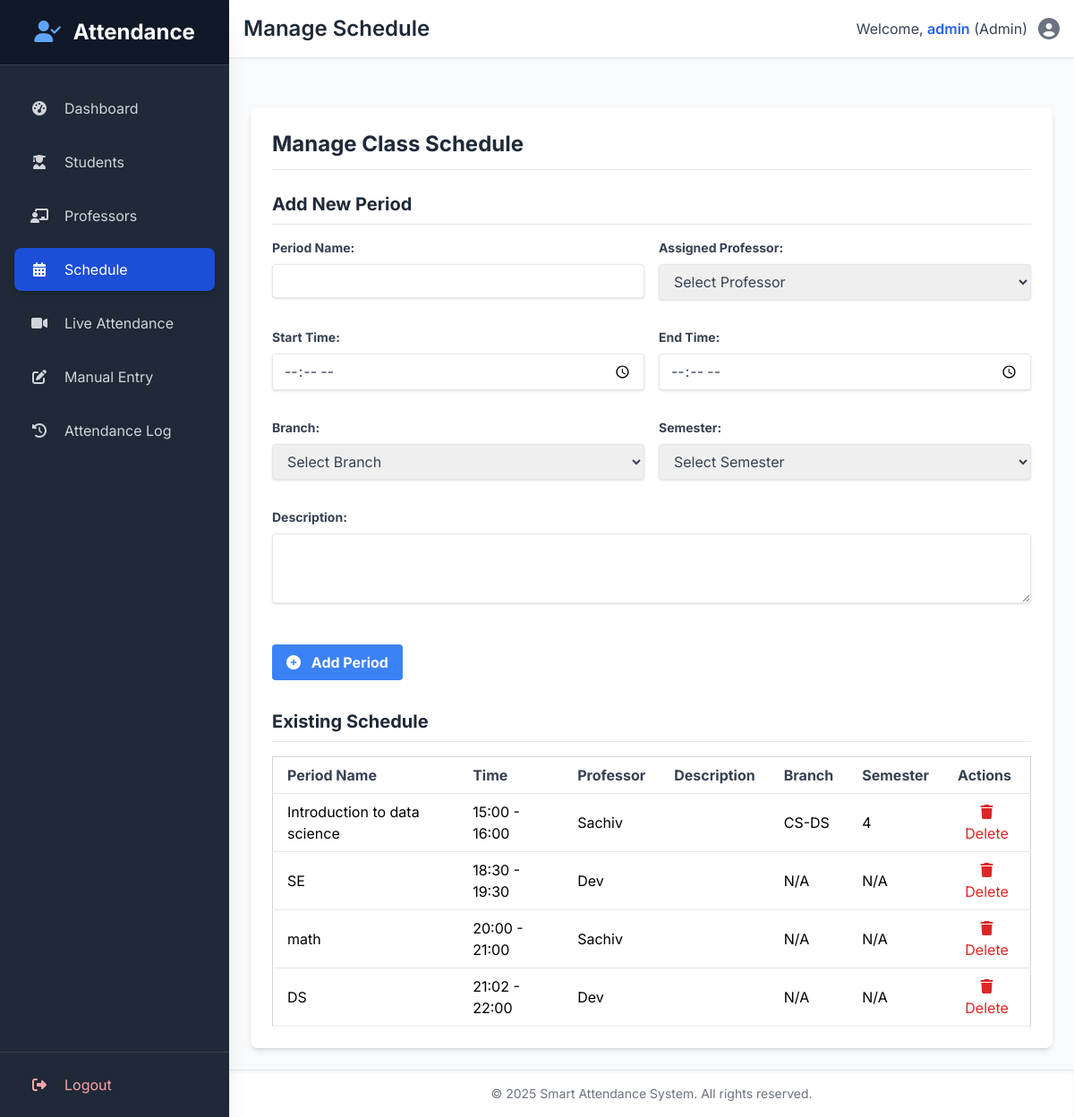
The page /schedule (signed in) on the database its author committed.
### tables this page shows
CREATE TABLE schedule (
        period_id INTEGER PRIMARY KEY AUTOINCREMENT,
        period_name TEXT NOT NULL,
        start_time TEXT NOT NULL,
        end_time TEXT NOT NULL,
        prof_id TEXT,
        prof_name TEXT,
        description TEXT,
        branch TEXT,
        semester INTEGER,
        FOREIGN KEY (prof_id) REFERENCES professors (prof_id)
    );

### app.py (the view, shortened to what this page needs)
@app.route('/schedule', methods=['GET', 'POST'])
@login_required
@role_required(roles=['admin', 'professor'])
def manage_schedule():
    conn = db_connect()
    schedule_list = conn.execute("SELECT * FROM schedule ORDER BY start_time").fetchall()
    prof_list = conn.execute("SELECT prof_id, name FROM professors ORDER BY name").fetchall()
    available_branches = get_distinct_from_db('branch', 'students')
    available_semesters = get_distinct_from_db('semester', 'students')
    conn.close()
    return render_template('schedule.html',
                           schedule=schedule_list,
                           professors=prof_list,
                           available_branches=available_branches, # Pass to template
                           available_semesters=available_semesters, # Pass to template
                           form_data={}) # Pass empty dict for initial GET

### app.py (called while the page is built, shortened)
def db_connect():
    conn = sqlite3.connect(DB_FILE, timeout=10)
    conn.row_factory = sqlite3.Row
    return conn

@app.teardown_appcontext
def close_connection(exception):
    db = getattr(g, '_database', None)
    if db is not None:
        db.close()

def login_required(f):
    @wraps(f)
    def decorated_function(*args, **kwargs):
        if 'logged_in' not in session or not session['logged_in']:
            flash('Please log in to access this page.', 'warning')
            return redirect(url_for('login'))
        return f(*args, **kwargs)
    return decorated_function

def role_required(roles):
    def decorator(f):
        @wraps(f)
        def decorated_function(*args, **kwargs):
            if 'logged_in' not in session or not session['logged_in']:
                flash('Please log in to access this page.', 'warning')
                return redirect(url_for('login'))
            return f(*args, **kwargs)
        return decorated_function
    return decorator

def get_distinct_from_db(column_name, table_name='students'):
    try:
        with db_connect() as conn:
            cursor = conn.cursor()
            if column_name in ['semester', 'admission_year']:
                query = f"SELECT DISTINCT {column_name} FROM {table_name} WHERE {column_name} IS NOT NULL ORDER BY CAST({column_name} AS INTEGER)"
            else:
                query = f"SELECT DISTINCT {column_name} FROM {table_name} WHERE {column_name} IS NOT NULL ORDER BY {column_name}"
            cursor.execute(query)
            return [item[0] for item in cursor.fetchall()]
    except sqlite3.OperationalError as e:
        print(f"DB Error fetching distinct {column_name} from {table_name}: {e}.")
        return []
    except Exception as e:
        print(f"An unexpected error occurred while fetching distinct {column_name} from {table_name}: {e}")
        return []

@app.context_processor
def inject_now():
    return {'now': datetime.now()}

### templates/schedule.html (shortened to what this page needs)
{% extends "layout.html" %}
{% block page_title %}Manage Schedule{% endblock %}
{% block content %}
<div class="container mx-auto p-6 bg-white rounded-lg shadow-md mt-8">
    <h2 class="text-2xl font-bold text-gray-800 mb-6 border-b pb-3">Manage Class Schedule</h2>
    <h3 class="text-xl font-bold text-gray-800 mb-4 border-b pb-2">Add New Period</h3>
    <form method="POST" action="{{ url_for('manage_schedule') }}" class="mb-8">
        <div class="grid grid-cols-1 md:grid-cols-2 gap-4">
            <div class="mb-4">
                <label for="period_name" class="block text-gray-700 text-sm font-bold mb-2">Period Name:</label>
                <input type="text" id="period_name" name="period_name" class="shadow appearance-none border rounded w-full py-2 px-3 text-gray-700 leading-tight focus:outline-none focus:shadow-outline" value="{{ form_data.period_name if form_data else '' }}" required>
            </div>
            <div class="mb-4">
                <label for="prof_id" class="block text-gray-700 text-sm font-bold mb-2">Assigned Professor:</label>
                <select id="prof_id" name="prof_id" class="shadow border rounded w-full py-2 px-3 text-gray-700 leading-tight focus:outline-none focus:shadow-outline" required>
                    <option value="">Select Professor</option>
                </select>
            </div>
            <div class="mb-4">
                <label for="start_time" class="block text-gray-700 text-sm font-bold mb-2">Start Time:</label>
                <input type="time" id="start_time" name="start_time" class="shadow appearance-none border rounded w-full py-2 px-3 text-gray-700 leading-tight focus:outline-none focus:shadow-outline" value="{{ form_data.start_time if form_data else '' }}" required>
            </div>
            <div class="mb-4">
                <label for="end_time" class="block text-gray-700 text-sm font-bold mb-2">End Time:</label>
                <input type="time" id="end_time" name="end_time" class="shadow appearance-none border rounded w-full py-2 px-3 text-gray-700 leading-tight focus:outline-none focus:shadow-outline" value="{{ form_data.end_time if form_data else '' }}" required>
            </div>
            <div class="mb-4">
                <label for="branch" class="block text-gray-700 text-sm font-bold mb-2">Branch:</label>
                <select id="branch" name="branch" class="shadow border rounded w-full py-2 px-3 text-gray-700 leading-tight focus:outline-none focus:shadow-outline" required>
                    <option value="">Select Branch</option>
                </select>
            </div>
            <div class="mb-4">
                <label for="semester" class="block text-gray-700 text-sm font-bold mb-2">Semester:</label>
                <select id="semester" name="semester" class="shadow border rounded w-full py-2 px-3 text-gray-700 leading-tight focus:outline-none focus:shadow-outline" required>
                    <option value="">Select Semester</option>
                </select>
            </div>
            <div class="mb-4 md:col-span-2">
                <label for="description" class="block text-gray-700 text-sm font-bold mb-2">Description:</label>
                <textarea id="description" name="description" rows="3" class="shadow appearance-none border rounded w-full py-2 px-3 text-gray-700 leading-tight focus:outline-none focus:shadow-outline">{{ form_data.description if form_data else '' }}</textarea>
            </div>
        </div>
        <div class="flex items-center justify-between mt-6">
            <button type="submit" class="bg-blue-500 hover:bg-blue-700 text-white font-bold py-2 px-4 rounded focus:outline-none focus:shadow-outline">
                <i class="fas fa-plus-circle mr-2"></i> Add Period
            </button>
        </div>
    </form>
    <h3 class="text-xl font-bold text-gray-800 mb-4 border-b pb-2">Existing Schedule</h3>
    <div class="overflow-x-auto">
        {% if schedule %}
        <table class="min-w-full bg-white border border-gray-300">
            <thead>
                <tr>
                    <th class="py-2 px-4 border-b text-left text-gray-700">Period Name</th>
                    <th class="py-2 px-4 border-b text-left text-gray-700">Time</th>
                    <th class="py-2 px-4 border-b text-left text-gray-700">Professor</th>
                    <th class="py-2 px-4 border-b text-left text-gray-700">Description</th>
                    <th class="py-2 px-4 border-b text-left text-gray-700">Branch</th> <th class="py-2 px-4 border-b text-left text-gray-700">Semester</th> <th class="py-2 px-4 border-b text-left text-gray-700">Actions</th>
                </tr>
            </thead>
            <tbody>
                {% for period in schedule %}
                <tr class="hover:bg-gray-50">
                    <td class="py-2 px-4 border-b">{{ period.period_name }}</td>
                    <td class="py-2 px-4 border-b">{{ period.start_time }} - {{ period.end_time }}</td>
                    <td class="py-2 px-4 border-b">{{ period.prof_name }}</td>
                    <td class="py-2 px-4 border-b">{{ period.description }}</td>
                    <td class="py-2 px-4 border-b">{{ period.branch if period.branch else 'N/A' }}</td> <td class="py-2 px-4 border-b">{{ period.semester if period.semester else 'N/A' }}</td> <td class="py-2 px-4 border-b">
                        <form action="{{ url_for('delete_period', period_id=period.period_id) }}" method="POST" onsubmit="return confirm('Are you sure you want to delete this period and all its associated attendance logs?');">
                            <button type="submit" class="text-red-600 hover:text-red-900 focus:outline-none">
                                <i class="fas fa-trash"></i> Delete
                            </button>
                        </form>
                    </td>
                </tr>
                {% endfor %}
            </tbody>
        </table>
        {% else %}
        <p class="text-gray-500">No schedule periods defined yet. Add a new period above.</p>
        {% endif %}
    </div>
</div>
{% endblock %}

### templates/layout.html (style rules this page uses)
body { font-family: 'Inter', sans-serif; }

### rows shown on the page
schedule: period_name "Introduction to data science", start_time "15:00", end_time "16:00", prof_name "Sachiv", branch "CS-DS", semester "4"
schedule: period_name "SE", start_time "18:30", end_time "19:30", prof_name "Dev", branch "N/A", semester "N/A"
schedule: period_name "math", start_time "20:00", end_time "21:00", prof_name "Sachiv", branch "N/A", semester "N/A"
schedule: period_name "DS", start_time "21:02", end_time "22:00", prof_name "Dev", branch "N/A", semester "N/A"

### other values the page prints
{{ session.username }} "admin"
{{ session.role }} "Admin"
